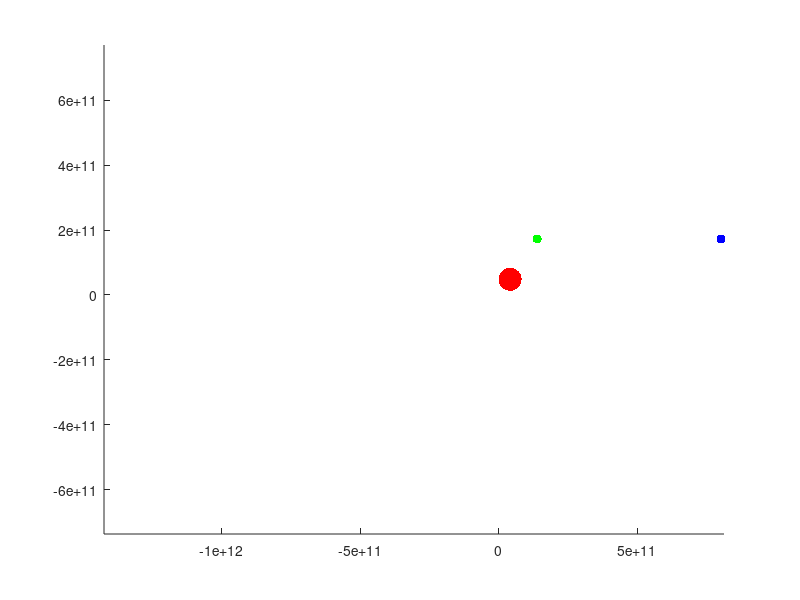

MATLAB code for this plot:
% Now with animation!
function res = celestial_mechanics_2 ()
%% initialize values 
% Star 1
m1  =  2e30                    ;%mass of Sun (kg)
P1i =  [0, 0]                  ;%star location vector
V1i =  [0, 0]                  ;%initial orbital velocity of star 2 (m/s)

% Body 2
m2  =  1.8986e27               ;%mass of body 2 (kg)
P2i =  [778500000000, 0]       ;%planet location vector
V2i =  [0, 13100]              ;%initial orbital velocity of star 2 (m/s)

% Body 3
m3  =  1.8986e27               ;%mass of body 3 (kg)
P3i =  [77850000000, 0]       ;%planet location vector
V3i =  [0, 13100]              ;%initial orbital velocity of star 3 (m/s)

initial_values = [P1i, V1i, P2i, V2i, P3i, V3i];

%% universe variables
G = 6.67e-11 ; %Nm^2/kg^2
tdays = 4332;
tseconds = tdays * 24 *60 * 60;
step = tseconds/200;
time_span = (0 : step : tseconds);

%% ode 45
%options = odeset ('Events', @events);
[T, Output] = ode45 (@jupitergoesvroom, time_span, initial_values );

%% plot
hold on
%  plot (Output(:,1), Output(:,2), 'y', 'linewidth', 4)
%  plot (Output(:,5), Output(:,6), 'r', 'linewidth', 4)
%  plot (Output(:,9), Output(:,10), 'g', 'linewidth', 4)

 %res = Output
animate_func (T, Output)

%% functions
    function res = jupitergoesvroom (~, W)
        %unpack positions
        P1 = [W(1), W(2)];
        P2 = [W(5), W(6)];
        P3 = [W(9), W(10)];
        
        %unpack velocities
        V1x = W(3);
        V1y = W(4);
        
        V2x = W(7);
        V2y = W(8);
        
        V3x = W(11);
        V3y = W(12);
        
        %Pack Velocitties
        dP1dt = [V1x;
                V1y];
        
        dP2dt = [V2x;
                V2y];
        
        dP3dt = [V3x;
                V3y];
            
        %Pack Accelerations    
        dV = acceleration (P1, P2, P3);
        dV1dt = dV (1:2);
        dV2dt = dV (3:4);
        dV3dt = dV (5:6);
        
        res = [dP1dt;
            dV1dt;
            dP2dt;
            dV2dt;
            dP3dt;
            dV3dt];
    end
    function res = acceleration (P1, P2, P3)
        
        %gravitational_force = gravity_force_func (m1, P1, m2, P2);
        f1 =  F12(m1, P1, m2, P2) + F13 (m1, P1, m3, P3);
        fx1 = f1 (1);
        fy1 = f1 (2);

        f2  = F21(m1, P1, m2, P2) + F23 (m2, P2, m3, P3);
        fx2 = f2 (1);
        fy2 = f2 (2);

        f3  = F31(m1, P1, m2, P2) + F32 (m2, P2, m3, P3);
        fx3 = f3 (1);
        fy3 = f3 (2);
        
        
        xacceleration1 = fx1/m1;
        yacceleration1 = fy1/m1;
        
        xacceleration2 = fx2/m2;
        yacceleration2 = fy2/m2;
        
        xacceleration3 = fx3/m3;
        yacceleration3 = fy3/m3;
        
        res =   [xacceleration1;
            yacceleration1;
            xacceleration2;
            yacceleration2;
            xacceleration3;
            yacceleration3];
    end

 
    function res = F12 (m1, P1, m2, P2)
        % define r terms
        R = P2 - P1; %force in the direction of P1
        r = norm (R);
        rhat = R/r;
        
        % force equation
        fg = G * (m1 * m2)/ (r^2) * rhat;
        res = fg;
    end

    function res = F21 (m1, P1, m2, P2)
        % define r terms
        R = P1 - P2; %force in the direction of P1
        r = norm (R);
        rhat = R/r;
        
        % force equation
        fg = G * (m1 * m2)/ (r^2) * rhat;
        res = fg;
    end

    function res = F13 (m1, P1, m3, P3)
        % define r terms
        R = P3 - P1; %force in the direction of P1
        r = norm (R);
        rhat = R/r;
        
        % force equation
        fg = G * (m1 * m3)/ (r^2) * rhat;
        res = fg;
    end

    function res = F31 (m1, P1, m3, P3)
        % define r terms
        R = P1 - P3; %force in the direction of P1
        r = norm (R);
        rhat = R/r;
        
        % force equation
        fg = G * (m1 * m3)/ (r^2) * rhat;
        res = fg;
    end

    function res = F23 (m2, P2, m3, P3)
        % define r terms
        R = P3 - P2; %force in the direction of P1
        r = norm (R);
        rhat = R/r;
        
        % force equation
        fg = G * (m2 * m3)/ (r^2) * rhat;
        res = fg;
    end

    function res = F32 (m2, P2, m3, P3)
        % define r terms
        R = P2 - P3; %force in the direction of P1
        r = norm (R);
        rhat = R/r;
        
        % force equation
        fg = G * (m2 * m3)/ (r^2) * rhat;
        res = fg;
    end
%% animation
    function animate_func(T,M)
        
        % animate the positions of the planets, assuming that the
        % columns of M are x1, y1, x2, y2.
        X1 = M(:,1);
        Y1 = M(:,2);
        X2 = M(:,5);
        Y2 = M(:,6);
        X3 = M(:,9);
        Y3 = M(:,10);
        
        minmax = [min([X1;X2;X3]), max([X1;X2;X3]), min([Y1;Y2;Y3]), max([Y1;Y2;Y3])];
        %minmax = [ -10e15, 10e15, -10e15, 10e15];
        for i=1:length(T)
            clf;
            axis(minmax);
            hold on;
            draw_func(X1(i), Y1(i), X2(i), Y2(i), X3(i), Y3(i));
            drawnow;
        end
        
        function draw_func(x1, y1, x2, y2, x3, y3)
            plot(x1, y1, 'r.', 'MarkerSize', 50);
            plot(x2, y2, 'b.', 'MarkerSize', 20);
            plot(x3, y3, 'g.', 'MarkerSize', 20);
        end
    end

end
